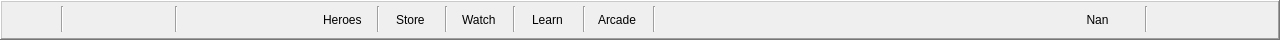
   <widget class="QFrame" name="frame">
    <property name="geometry">
     <rect>
      <x>0</x>
      <y>0</y>
      <width>1280</width>
      <height>40</height>
     </rect>
    </property>
    <property name="autoFillBackground">
     <bool>true</bool>
    </property>
    <property name="frameShape">
     <enum>QFrame::WinPanel</enum>
    </property>
    <property name="frameShadow">
     <enum>QFrame::Raised</enum>
    </property>
    <widget class="QLabel" name="LB_Settings">
     <property name="geometry">
      <rect>
       <x>11</x>
       <y>4</y>
       <width>32</width>
       <height>32</height>
      </rect>
     </property>
     <property name="frameShape">
      <enum>QFrame::NoFrame</enum>
     </property>
     <property name="text">
      <string/>
     </property>
     <property name="pixmap">
      <pixmap resource="rsc.qrc">:/new/prefix1/artage-io-48178_1715773048.png</pixmap>
     </property>
     <property name="scaledContents">
      <bool>true</bool>
     </property>
    </widget>
    <widget class="Line" name="line">
     <property name="geometry">
      <rect>
       <x>54</x>
       <y>6</y>
       <width>16</width>
       <height>26</height>
      </rect>
     </property>
     <property name="orientation">
      <enum>Qt::Vertical</enum>
     </property>
    </widget>
    <widget class="QLabel" name="LB_Back">
     <property name="geometry">
      <rect>
       <x>80</x>
       <y>4</y>
       <width>32</width>
       <height>32</height>
      </rect>
     </property>
     <property name="frameShape">
      <enum>QFrame::NoFrame</enum>
     </property>
     <property name="text">
      <string/>
     </property>
     <property name="pixmap">
      <pixmap resource="rsc.qrc">:/new/prefix1/left48.png</pixmap>
     </property>
     <property name="scaledContents">
      <bool>true</bool>
     </property>
    </widget>
    <widget class="QLabel" name="LB_Next">
     <property name="geometry">
      <rect>
       <x>128</x>
       <y>4</y>
       <width>32</width>
       <height>32</height>
      </rect>
     </property>
     <property name="frameShape">
      <enum>QFrame::NoFrame</enum>
     </property>
     <property name="text">
      <string/>
     </property>
     <property name="pixmap">
      <pixmap resource="rsc.qrc">:/new/prefix1/right26.png</pixmap>
     </property>
     <property name="scaledContents">
      <bool>true</bool>
     </property>
    </widget>
    <widget class="Line" name="line_2">
     <property name="geometry">
      <rect>
       <x>168</x>
       <y>6</y>
       <width>16</width>
       <height>26</height>
      </rect>
     </property>
     <property name="orientation">
      <enum>Qt::Vertical</enum>
     </property>
    </widget>
    <widget class="QPushLabel" name="BTN_Heroes">
     <property name="geometry">
      <rect>
       <x>323</x>
       <y>11</y>
       <width>54</width>
       <height>17</height>
      </rect>
     </property>
     <property name="text">
      <string>Heroes</string>
     </property>
    </widget>
    <widget class="Line" name="line_3">
     <property name="geometry">
      <rect>
       <x>370</x>
       <y>6</y>
       <width>16</width>
       <height>26</height>
      </rect>
     </property>
     <property name="orientation">
      <enum>Qt::Vertical</enum>
     </property>
    </widget>
    <widget class="QLabel" name="LB_Store">
     <property name="geometry">
      <rect>
       <x>396</x>
       <y>11</y>
       <width>54</width>
       <height>17</height>
      </rect>
     </property>
     <property name="text">
      <string>Store</string>
     </property>
    </widget>
    <widget class="QLabel" name="LB_Watch">
     <property name="geometry">
      <rect>
       <x>462</x>
       <y>11</y>
       <width>54</width>
       <height>17</height>
      </rect>
     </property>
     <property name="text">
      <string>Watch</string>
     </property>
    </widget>
    <widget class="QLabel" name="LB_Arcade">
     <property name="geometry">
      <rect>
       <x>598</x>
       <y>11</y>
       <width>54</width>
       <height>17</height>
      </rect>
     </property>
     <property name="text">
      <string>Arcade</string>
     </property>
    </widget>
    <widget class="QLabel" name="LB_Learn">
     <property name="geometry">
      <rect>
       <x>532</x>
       <y>11</y>
       <width>54</width>
       <height>17</height>
      </rect>
     </property>
     <property name="text">
      <string>Learn</string>
     </property>
    </widget>
    <widget class="Line" name="line_4">
     <property name="geometry">
      <rect>
       <x>438</x>
       <y>6</y>
       <width>16</width>
       <height>26</height>
      </rect>
     </property>
     <property name="orientation">
      <enum>Qt::Vertical</enum>
     </property>
    </widget>
    <widget class="Line" name="line_5">
     <property name="geometry">
      <rect>
       <x>506</x>
       <y>6</y>
       <width>16</width>
       <height>26</height>
      </rect>
     </property>
     <property name="orientation">
      <enum>Qt::Vertical</enum>
     </property>
    </widget>
    <widget class="Line" name="line_6">
     <property name="geometry">
      <rect>
       <x>576</x>
       <y>6</y>
       <width>16</width>
       <height>26</height>
      </rect>
     </property>
     <property name="orientation">
      <enum>Qt::Vertical</enum>
     </property>
    </widget>
    <widget class="Line" name="line_7">
     <property name="geometry">
      <rect>
       <x>646</x>
       <y>6</y>
       <width>16</width>
       <height>26</height>
      </rect>
     </property>
     <property name="orientation">
      <enum>Qt::Vertical</enum>
     </property>
    </widget>
    <widget class="QPushButton" name="BTN_Disconnect">
     <property name="geometry">
      <rect>
       <x>1238</x>
       <y>3</y>
       <width>32</width>
       <height>32</height>
      </rect>
     </property>
     <property name="text">
      <string/>
     </property>
     <property name="icon">
      <iconset resource="rsc.qrc">
       <normaloff>:/new/prefix1/artage-io-48165_1715773111.png</normaloff>:/new/prefix1/artage-io-48165_1715773111.png</iconset>
     </property>
     <property name="iconSize">
      <size>
       <width>32</width>
       <height>30</height>
      </size>
     </property>
     <property name="flat">
      <bool>true</bool>
     </property>
    </widget>
    <widget class="QPushButton" name="BTN_Inventory">
     <property name="geometry">
      <rect>
       <x>1200</x>
       <y>3</y>
       <width>32</width>
       <height>32</height>
      </rect>
     </property>
     <property name="text">
      <string/>
     </property>
     <property name="icon">
      <iconset resource="rsc.qrc">
       <normaloff>:/new/prefix1/Remove folder.ico</normaloff>:/new/prefix1/Remove folder.ico</iconset>
     </property>
     <property name="iconSize">
      <size>
       <width>32</width>
       <height>32</height>
      </size>
     </property>
     <property name="flat">
      <bool>true</bool>
     </property>
    </widget>
    <widget class="QPushButton" name="BTN_Notifications">
     <property name="geometry">
      <rect>
       <x>1160</x>
       <y>3</y>
       <width>32</width>
       <height>32</height>
      </rect>
     </property>
     <property name="text">
      <string/>
     </property>
     <property name="icon">
      <iconset resource="rsc.qrc">
       <normaloff>:/new/prefix1/Warning.ico</normaloff>:/new/prefix1/Warning.ico</iconset>
     </property>
     <property name="iconSize">
      <size>
       <width>32</width>
       <height>30</height>
      </size>
     </property>
     <property name="flat">
      <bool>true</bool>
     </property>
    </widget>
    <widget class="Line" name="line_8">
     <property name="geometry">
      <rect>
       <x>1138</x>
       <y>6</y>
       <width>16</width>
       <height>26</height>
      </rect>
     </property>
     <property name="orientation">
      <enum>Qt::Vertical</enum>
     </property>
    </widget>
    <widget class="QPushButton" name="LB_Money">
     <property name="geometry">
      <rect>
       <x>1061</x>
       <y>8</y>
       <width>73</width>
       <height>23</height>
      </rect>
     </property>
     <property name="text">
      <string>Nan</string>
     </property>
     <property name="autoDefault">
      <bool>false</bool>
     </property>
     <property name="flat">
      <bool>true</bool>
     </property>
    </widget>
    <zorder>LB_Settings</zorder>
    <zorder>line</zorder>
    <zorder>LB_Back</zorder>
    <zorder>LB_Next</zorder>
    <zorder>line_2</zorder>
    <zorder>line_3</zorder>
    <zorder>LB_Store</zorder>
    <zorder>LB_Watch</zorder>
    <zorder>LB_Arcade</zorder>
    <zorder>LB_Learn</zorder>
    <zorder>line_4</zorder>
    <zorder>line_5</zorder>
    <zorder>line_6</zorder>
    <zorder>line_7</zorder>
    <zorder>BTN_Inventory</zorder>
    <zorder>BTN_Notifications</zorder>
    <zorder>line_8</zorder>
    <zorder>LB_Money</zorder>
    <zorder>BTN_Disconnect</zorder>
    <zorder>BTN_Heroes</zorder>
   </widget>
